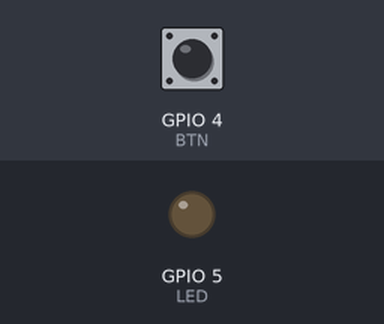
Recording of a program running on a simulated ESP32 board running MicroPython. On the bench: output pins drawn as LEDs (lit = HIGH). The inputs (shaded band) are chosen by the test bench; at power-on: GPIO 4 (BTN) HIGH.

Above: at 1.8 s.
1.9 s: GPIO 4 (BTN) pulled LOW for 1 s
At 3.2 s:
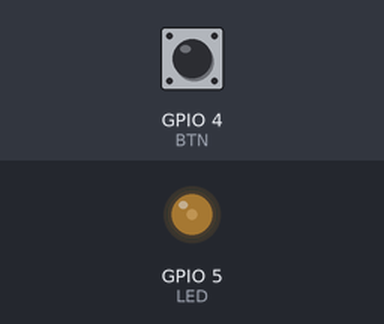
4.4 s: GPIO 4 (BTN) pulled LOW for 3.2 s
At 6.3 s:
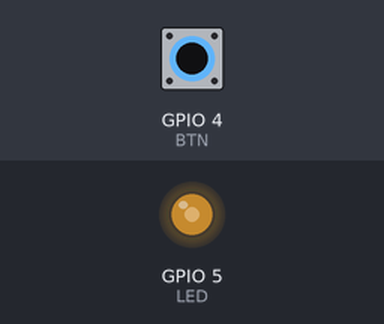
9.1 s: GPIO 4 (BTN) pulled LOW for 1 s
At 9.8 s:
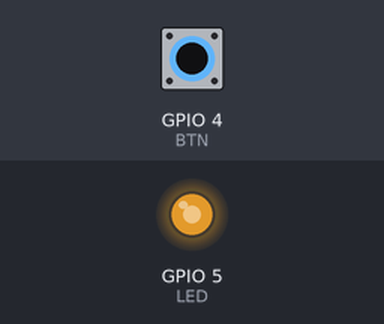
11.6 s: GPIO 4 (BTN) pulled LOW for 3.2 s
At 12.9 s:
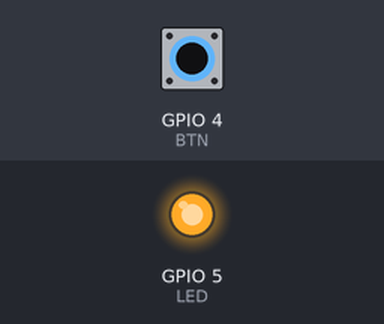
Timing chart, 0 to 14.6 s (numbered marks = the images above; inputs shaded):
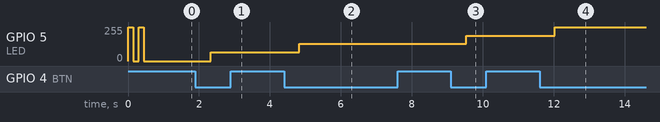

Measured:
- after the input at 1.9 s, GPIO 5 (LED): 0/255 → 64/255 after 0.43 s
- after the input at 4.4 s, GPIO 5 (LED): 64/255 → 128/255 after 0.43 s
- after the input at 9.1 s, GPIO 5 (LED): 128/255 → 191/255 after 0.43 s
- after the input at 11.6 s, GPIO 5 (LED): 191/255 → 255/255 after 0.43 s

The program:

main.py
```python
# LAMP-1 bring-up：按键开关 + 长按调光（PWM）
#
# 接线（2026-10-29 实测可用）：
#   HW-479 灯  ： - -> GND（共阴），G -> GPIO5，R/B 悬空
#   HW-483 按键： + -> 3V3，- -> GND，S -> GPIO4
#
# 行为：
#   短按（<400 ms）   开 / 关，记住当前亮度
#   长按（>=400 ms）  亮度档位 100% -> 25% -> 50% -> 75% -> 100% 循环，并自动点亮
#
# 为什么现在就用 PWM：正式灯板上的照明 LED 也是 PWM 调光，
# 这里先把驱动方式统一，以后把 GPIO5 换成灯板的驱动脚，逻辑不用重写。
#
# 出问题要退回"纯开关"版本：
#   python tools/mp_deploy.py --port COM6 --remote main.py firmware/micropython/main_toggle.py

from machine import Pin, PWM
import time

LED = PWM(Pin(5), freq=1000, duty=0)  # duty 0..1023
BTN = Pin(4, Pin.IN, Pin.PULL_UP)     # 按下读到 0

DEBOUNCE_MS = 30
LONG_MS = 400
LEVELS = (256, 512, 768, 1023)        # 25% / 50% / 75% / 100%
MAX_DUTY = 1023

level_idx = 3      # 从上电即 100% 开始
state = False


def apply():
    LED.duty(LEVELS[level_idx] if state else 0)


# 上电自检：闪 2 下
for _ in range(2):
    LED.duty(MAX_DUTY)
    time.sleep_ms(150)
    LED.duty(0)
    time.sleep_ms(150)

stable = BTN.value()
last_read = stable
t_change = time.ticks_ms()
press_at = 0
long_fired = False

while True:
    now = time.ticks_ms()
    v = BTN.value()

    if v != last_read:
        last_read = v
        t_change = now

    # 消抖后的状态跳变
    if time.ticks_diff(now, t_change) >= DEBOUNCE_MS and v != stable:
        stable = v
        if stable == 0:            # 按下
            press_at = now
            long_fired = False
        else:                      # 松开
            if not long_fired:     # 短按才切换开关
                state = not state
                apply()

    # 按住超过阈值：切一档亮度（每次长按只触发一次）
    if stable == 0 and not long_fired and time.ticks_diff(now, press_at) >= LONG_MS:
        long_fired = True
        level_idx = (level_idx + 1) % len(LEVELS)
        state = True
        apply()

    time.sleep_ms(5)
```
